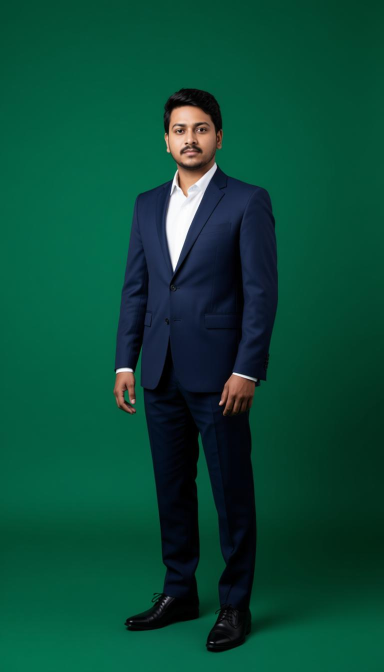
#> input picture scripts/assets/fullbody_suit.png, 768 x 1344 px, found by its file name (shown at 1/2 size)
$ python cutout_fullbody.py
#> lines starting #> are read from the running program, lines starting #| are printed output that depends on the picture
#!/usr/bin/env python3
"""Chroma-key the full-body render -> RGBA cutout + silhouette edge JSON.
Screen = green-dominant pixels; despill + feather; crop to bbox; export
edge points (normalized) for the three.js particle system."""
from PIL import Image, ImageFilter
import json, os

SRC = "/home/z/my-project/scripts/assets/fullbody_suit.png"
OUT_IMG = "/home/z/my-project/public/holo/fullbody.png"
OUT_EDGE = "/home/z/my-project/public/holo/fullbody_edges.json"
os.makedirs(os.path.dirname(OUT_IMG), exist_ok=True)

im = Image.open(SRC).convert("RGB")
#> im is the input picture: PIL image 768x1344 RGB; mean R, G, B 9.3, 73.4, 55.2
W, H = im.size
#> W = 768; H = 1344
px = im.load()

# ── build screen mask: green channel dominant over red AND blue ──
mask = [[False] * W for _ in range(H)]
for y in range(H):
    for x in range(W):
        r, g, b = px[x, y]
        if g > r * 1.12 and g > b * 1.12 and g > 42:
            mask[y][x] = True
#> after the loop, mask = 1344 items

# ── clean mask: erode 1px then feather ──
m2 = [[False] * W for _ in range(H)]
for y in range(H):
    for x in range(W):
        if not mask[y][x]:
            m2[y][x] = False
            continue
        n = 0
        for dy in (-1, 0, 1):
            for dx in (-1, 0, 1):
                yy, xx = y + dy, x + dx
                if 0 <= yy < H and 0 <= xx < W and mask[yy][xx]:
                    n += 1
        m2[y][x] = n >= 6  # drop isolated/noisy screen pixels

alpha = Image.new("L", (W, H), 0)
#> alpha: PIL image 768x1344 L; every value is 0
ap = alpha.load()
for y in range(H):
    for x in range(W):
        ap[x, y] = 0 if m2[y][x] else 255

# ── keep only the largest connected alpha component (kills shadow blobs) ──
seen = [[False] * W for _ in range(H)]
best = []
from collections import deque
for y0 in range(H):
    for x0 in range(W):
        if ap[x0, y0] > 90 and not seen[y0][x0]:
            comp = []
            q = deque([(x0, y0)])
            seen[y0][x0] = True
            while q:
                x, y = q.popleft()
                comp.append((x, y))
                for xx, yy in ((x-1,y),(x+1,y),(x,y-1),(x,y+1)):
                    if 0 <= xx < W and 0 <= yy < H and not seen[yy][xx] and ap[xx, yy] > 90:
                        seen[yy][xx] = True
                        q.append((xx, yy))
            if len(comp) > len(best):
                best = comp
keep = set(best)
for y in range(H):
    for x in range(W):
        if (x, y) not in keep:
            ap[x, y] = 0

# feather
alpha = alpha.filter(ImageFilter.GaussianBlur(1.1))
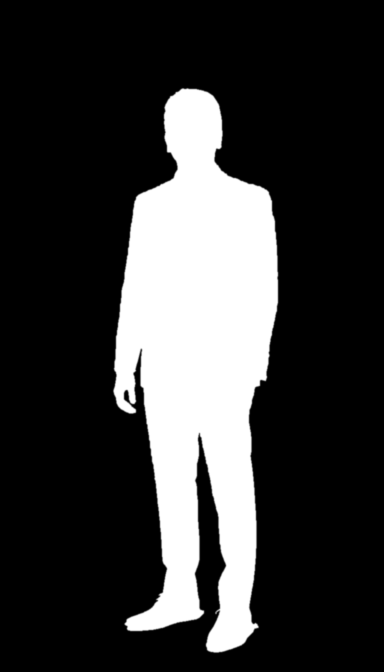
#> alpha: PIL image 768x1344 L (shown at 1/2 size); min 0, max 255, mean 56
alpha = alpha.filter(ImageFilter.MinFilter(3))  # erode to kill green fringe
alpha = alpha.filter(ImageFilter.GaussianBlur(0.6))

# ── despill: clamp green where it dominates (halo suppression) ──
out = Image.new("RGBA", (W, H))
#> out: PIL image 768x1344 RGBA; every value is 0
op = out.load()
al = alpha.load()
for y in range(H):
    for x in range(W):
        r, g, b = px[x, y]
        a = al[x, y]
        if a > 0 and g > (r + b) * 0.62:
            g = int((r + b) * 0.62)
        op[x, y] = (r, g, b, a)

# ── crop to bbox with margin ──
bbox = alpha.getbbox()
#> bbox = (225, 175, 558, 1307)
if bbox:
    mx = 14
    l, t, r_, b_ = bbox
#> l = 225; t = 175; r_ = 558; b_ = 1307
    l, t = max(0, l - mx), max(0, t - mx)
#> l = 211; t = 161
    r_, b_ = min(W, r_ + mx), min(H, b_ + mx)
#> r_ = 572; b_ = 1321
    out = out.crop((l, t, r_, b_))
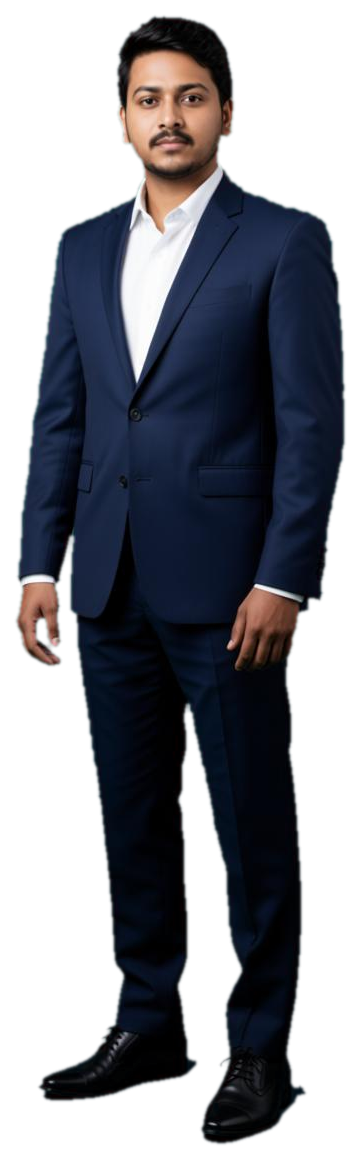
#> out: PIL image 361x1160 RGBA; mean R, G, B, A 19.3, 59.1, 53.9, 135.3; transparent parts drawn white
    alpha_c = alpha.crop((l, t, r_, b_))
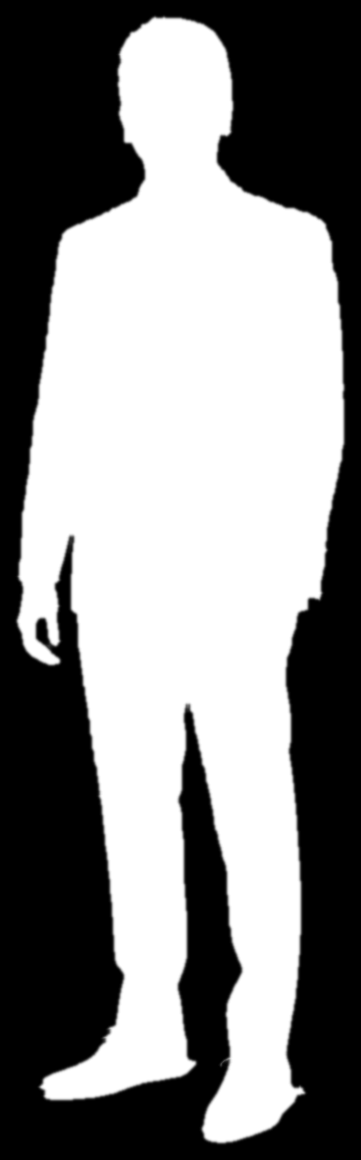
#> alpha_c: PIL image 361x1160 L; min 0, max 255, mean 135.3
else:
    alpha_c = alpha

cw, ch = out.size
#> cw = 361; ch = 1160
# cap texture height for GPU friendliness
MAXH = 1100
if ch > MAXH:
    nw = round(cw * MAXH / ch)
#> nw = 342
    out = out.resize((nw, MAXH), Image.LANCZOS)
#> out: PIL image 342x1100 RGBA
    alpha_c = alpha_c.resize((nw, MAXH), Image.LANCZOS)
#> alpha_c: PIL image 342x1100 L
    cw, ch = out.size
#> cw = 342; ch = 1100

out.save(OUT_IMG, optimize=True)
print(f"cutout: {cw}x{ch} -> {OUT_IMG} ({os.path.getsize(OUT_IMG)//1024} KB)")
#| cutout: 342x1100 -> /home/z/my-project/public/holo/fullbody.png (230 KB)

# ── silhouette edge points (normalized 0..1, y down) ──
ac = alpha_c.load()
edges = []
for y in range(1, ch - 1):
    for x in range(1, cw - 1):
        if ac[x, y] > 140:
            if ac[x - 1, y] <= 90 or ac[x + 1, y] <= 90 or ac[x, y - 1] <= 90 or ac[x, y + 1] <= 90:
                edges.append([x / cw, y / ch])
# thin out to ~1800 points
step = max(1, len(edges) // 1800)
#> step = 1
edges = edges[::step]
with open(OUT_EDGE, "w") as f:
    json.dump({"w": cw, "h": ch, "points": edges}, f)
print(f"edge points: {len(edges)} -> {OUT_EDGE}")
#| edge points: 1365 -> /home/z/my-project/public/holo/fullbody_edges.json
